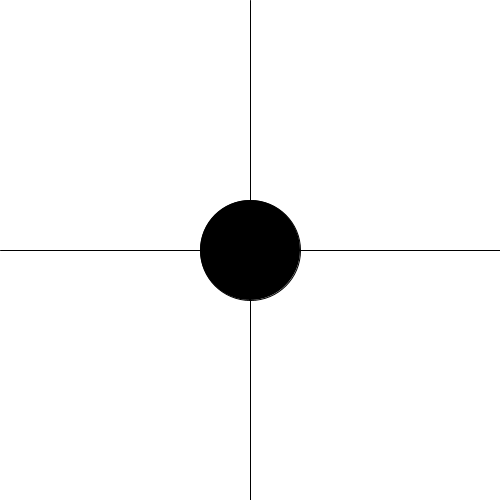
Frame 1 (no input)
Frame 60 (the mouse pressed at the canvas centre just before this capture): identical to frame 1, image omitted
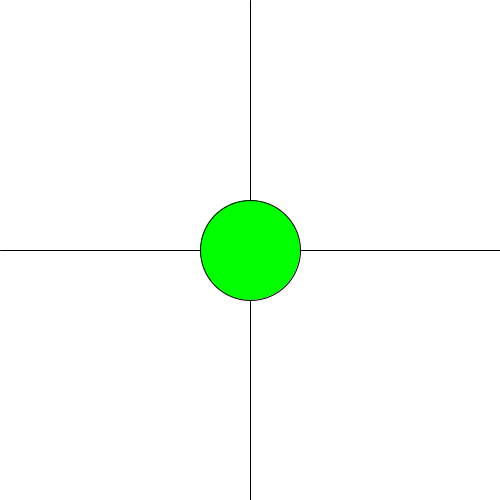
Frame 120 (the mouse held since frame 60 and released just before this capture)

The Processing sketch that drew these frames (run headless with seeded random() and noise(); from frame 60 on, the mouse is pressed at the canvas centre):

// Processing sketch: Ejercicio4Cuadrantes
// ── Ejercicio4Cuadrantes.pde
color cEllipse = color(0);
void setup() {
  size(500, 500);
}

void draw() {
  background(255);
  line(width/2, 0, width/2, height);
  line(0, height/2, width, height/2);

  fill(cEllipse);
  ellipse(width/2, height/2, 100, 100);

  if (mousePressed) {
    if (mouseX<width/2 && mouseX>0 && mouseY>0 && mouseY<height/2) {
      cEllipse = color(255, 0, 0);
    } else if (mouseX > width/2 && mouseX < width && mouseY>height/2 && mouseY<height) {
      cEllipse = color(255, 255, 0);
    } else if (mouseX<width/2  &&  mouseY > height/2) {
      cEllipse = color(0,255,255);
    } else {
      cEllipse = color(0,255,0);
    }
  } else {
    cEllipse = color (0);
  }
}
